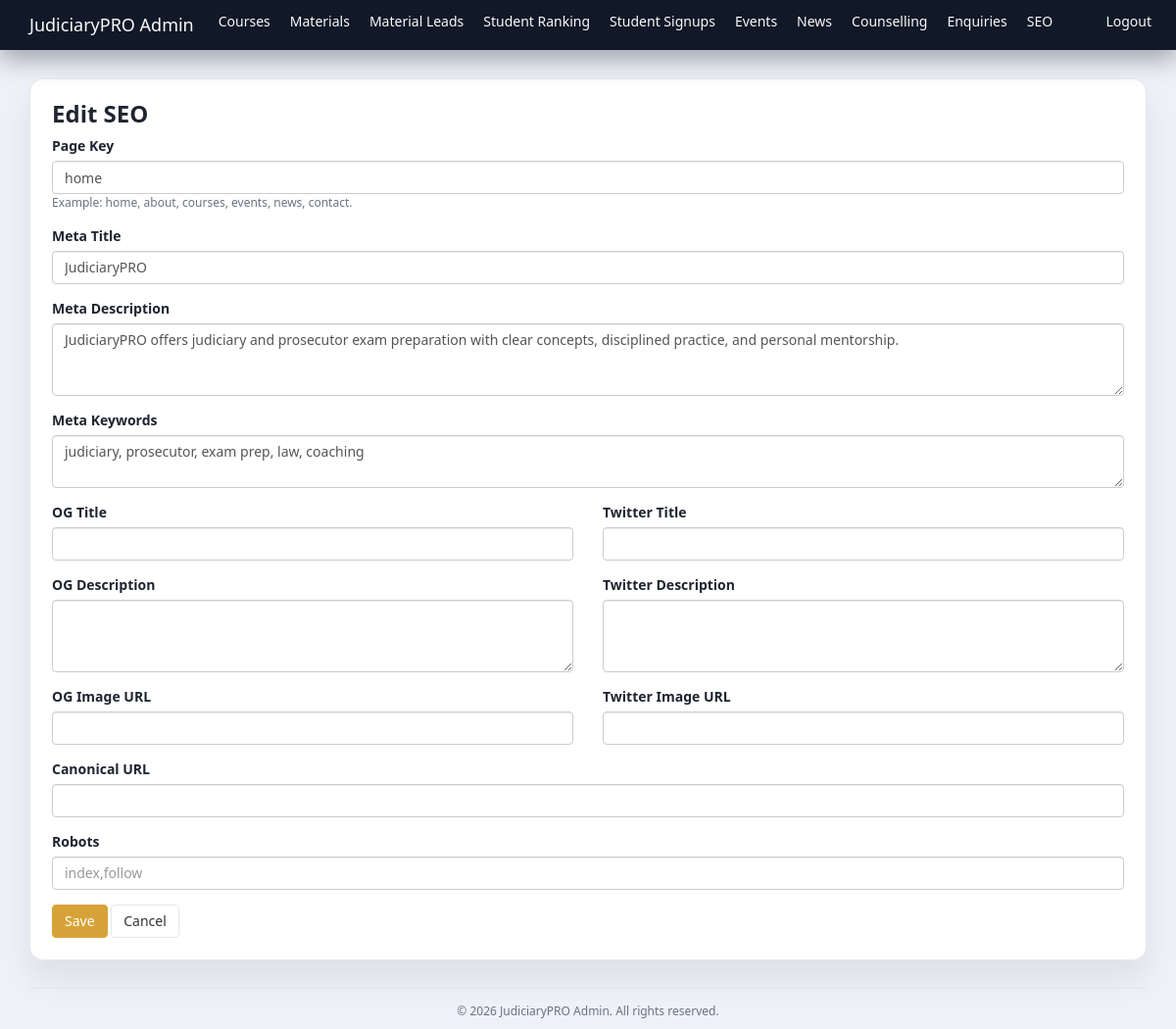
Page /admin/seo-edit.php?id=1 (signed in) on the committed database.
### tables this page shows
CREATE TABLE IF NOT EXISTS seo_meta (
    id INT AUTO_INCREMENT PRIMARY KEY,
    page_key VARCHAR(100) NOT NULL UNIQUE,
    meta_title VARCHAR(200),
    meta_description TEXT,
    meta_keywords TEXT,
    og_title VARCHAR(200),
    og_description TEXT,
    og_image VARCHAR(255),
    twitter_title VARCHAR(200),
    twitter_description TEXT,
    twitter_image VARCHAR(255),
    canonical_url VARCHAR(255),
    robots VARCHAR(50)
);

### includes/functions.php (called while the page is built, shortened)
<?php
function db()
{
    static $pdo;
    if ($pdo === null) {
        $pdo = require __DIR__ . '/db.php';
    }
    return $pdo;
}
function h($value)
{
    return htmlspecialchars((string)$value, ENT_QUOTES, 'UTF-8');
}

### admin/seo-edit.php (the view, shortened to what this page needs)
<?php
$id = isset($_GET['id']) ? (int)$_GET['id'] : 0;
$seo = [
    'page_key' => '',
    'meta_title' => '',
    'meta_description' => '',
    'meta_keywords' => '',
    'og_title' => '',
    'og_description' => '',
    'og_image' => '',
    'twitter_title' => '',
    'twitter_description' => '',
    'twitter_image' => '',
    'canonical_url' => '',
    'robots' => '',
];
if ($id) {
    $stmt = db()->prepare('SELECT * FROM seo_meta WHERE id = ?');
    $stmt->execute([$id]);
    $seo = $stmt->fetch() ?: $seo;
}
include __DIR__ . '/includes/header.php';
?>
<div class="admin-card">
    <h3><?= $id ? 'Edit SEO' : 'Add SEO Page' ?></h3>
    <form method="post">
        <div class="form-group">
            <label>Page Key</label>
            <input type="text" name="page_key" class="form-control" value="<?= h($seo['page_key']) ?>" required>
            <p class="form-note">Example: home, about, courses, events, news, contact.</p>
        </div>
        <div class="form-group">
            <label>Meta Title</label>
            <input type="text" name="meta_title" class="form-control" value="<?= h($seo['meta_title']) ?>">
        </div>
        <div class="form-group">
            <label>Meta Description</label>
            <textarea name="meta_description" class="form-control" rows="3"><?= h($seo['meta_description']) ?></textarea>
        </div>
        <div class="form-group">
            <label>Meta Keywords</label>
            <textarea name="meta_keywords" class="form-control" rows="2"><?= h($seo['meta_keywords']) ?></textarea>
        </div>
        <div class="row">
            <div class="col-md-6">
                <div class="form-group">
                    <label>OG Title</label>
                    <input type="text" name="og_title" class="form-control" value="<?= h($seo['og_title']) ?>">
                </div>
                <div class="form-group">
                    <label>OG Description</label>
                    <textarea name="og_description" class="form-control" rows="3"><?= h($seo['og_description']) ?></textarea>
                </div>
                <div class="form-group">
                    <label>OG Image URL</label>
                    <input type="text" name="og_image" class="form-control" value="<?= h($seo['og_image']) ?>">
                </div>
            </div>
            <div class="col-md-6">
                <div class="form-group">
                    <label>Twitter Title</label>
                    <input type="text" name="twitter_title" class="form-control" value="<?= h($seo['twitter_title']) ?>">
                </div>
                <div class="form-group">
                    <label>Twitter Description</label>
                    <textarea name="twitter_description" class="form-control" rows="3"><?= h($seo['twitter_description']) ?></textarea>
                </div>
                <div class="form-group">
                    <label>Twitter Image URL</label>
                    <input type="text" name="twitter_image" class="form-control" value="<?= h($seo['twitter_image']) ?>">
                </div>
            </div>
        </div>
        <div class="form-group">
            <label>Canonical URL</label>
            <input type="text" name="canonical_url" class="form-control" value="<?= h($seo['canonical_url']) ?>">
        </div>
        <div class="form-group">
            <label>Robots</label>
            <input type="text" name="robots" class="form-control" value="<?= h($seo['robots']) ?>" placeholder="index,follow">
        </div>
        <button type="submit" class="btn btn-primary">Save</button>
        <a class="btn btn-default" href="seo.php">Cancel</a>
    </form>
</div>
<?php include __DIR__ . '/includes/footer.php'; ?>

### admin/includes/header.php (style rules this page uses)
:root { --admin-bg: #eef1f7; --admin-surface: #ffffff; --admin-ink: #1f2430; --admin-muted: #6b7280; --admin-accent: #d7a338; --admin-shadow: 0 18px 30px rgba(31, 36, 48, 0.08); --admin-radius: 14px; }
body { padding-top: 80px; background: var(--admin-bg); color: var(--admin-ink); font-family: "Poppins", "Segoe UI", sans-serif; }
.admin-card { background: var(--admin-surface); border: 1px solid #e6e8ef; padding: 22px; border-radius: var(--admin-radius); box-shadow: var(--admin-shadow); }
.admin-card h3 { font-weight: 700; margin-top: 0; }
.form-note { color: var(--admin-muted); font-size: 12px; }
.btn-primary { background: var(--admin-accent); border-color: var(--admin-accent); }
.btn-default { border-color: #e5e7eb; }

### rows in the picture
seo_meta: page_key "home", meta_title "JudiciaryPRO", meta_description "JudiciaryPRO offers judiciary and prosecutor exam preparation with clear concepts, disciplined practice, and personal mentorship.", meta_keywords "judiciary, prosecutor, exam prep, law, coaching"
